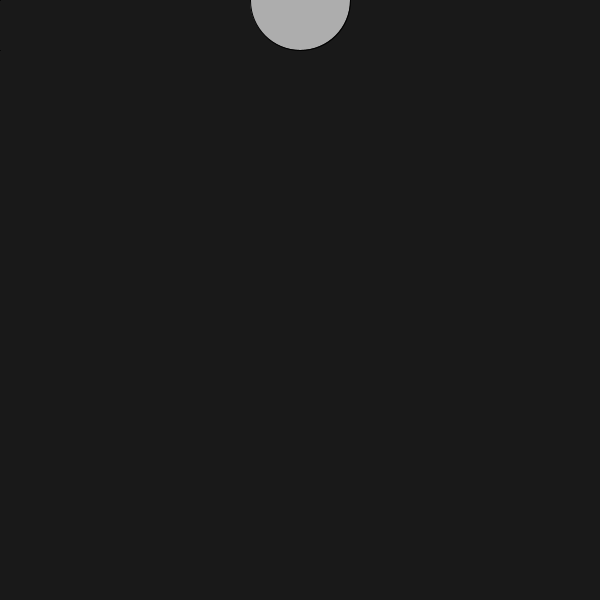
Frame 1 (no input)
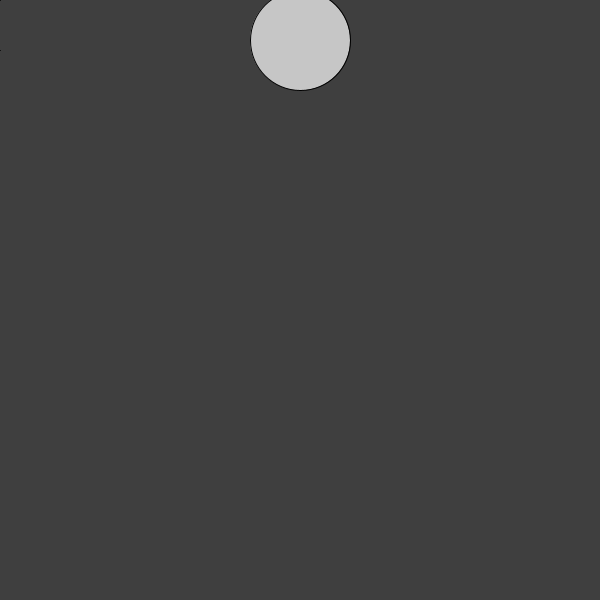
Frame 60 (the mouse pressed at the canvas centre just before this capture)
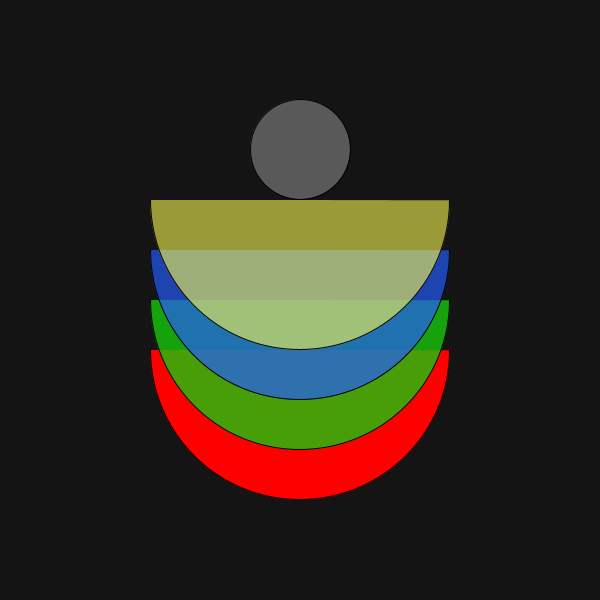
Frame 120 (the mouse held since frame 60 and released just before this capture)

The Processing sketch that drew these frames (run headless with seeded random() and noise(); from frame 60 on, the mouse is pressed at the canvas centre):

// Processing sketch: processing_4804
// ── processing_4804.pde


float diam = 100;
float x = 300;
float y = 0;
float h = 250;
float w = 250;
float speed = 5;
float gravity = 1.0;
float R = 255;
float G = 255;
float B = 255;
float A = 255;


void setup(){
size(600,600);
smooth();
ellipseMode(CENTER);


}


void draw(){
  
  float circleA = random(255);

 //backround fill
  background(random(100));
  
//red arc
fill(255,0,0);
arc(pmouseX, pmouseY+50, mouseX, mouseY, PI/1500, PI);

//green arc
fill(22,201,10,200); 
arc(pmouseX, pmouseY, mouseX, mouseY, PI/1500, PI);

//blue arc
fill(35,90,250,175);
arc(pmouseX, pmouseY-50, mouseX, mouseY, PI/1500, PI);

//yellow arc
fill(249,250,81,150);
arc(pmouseX,pmouseY-100, mouseX, mouseY, PI/1500, PI);

//ellipse



fill(R,G,B,circleA);
ellipse(x, y, diam, diam);


  y = y + speed;
  speed = speed + gravity;
  if (y > height) {
    speed = speed * -0.95;
  }
}
